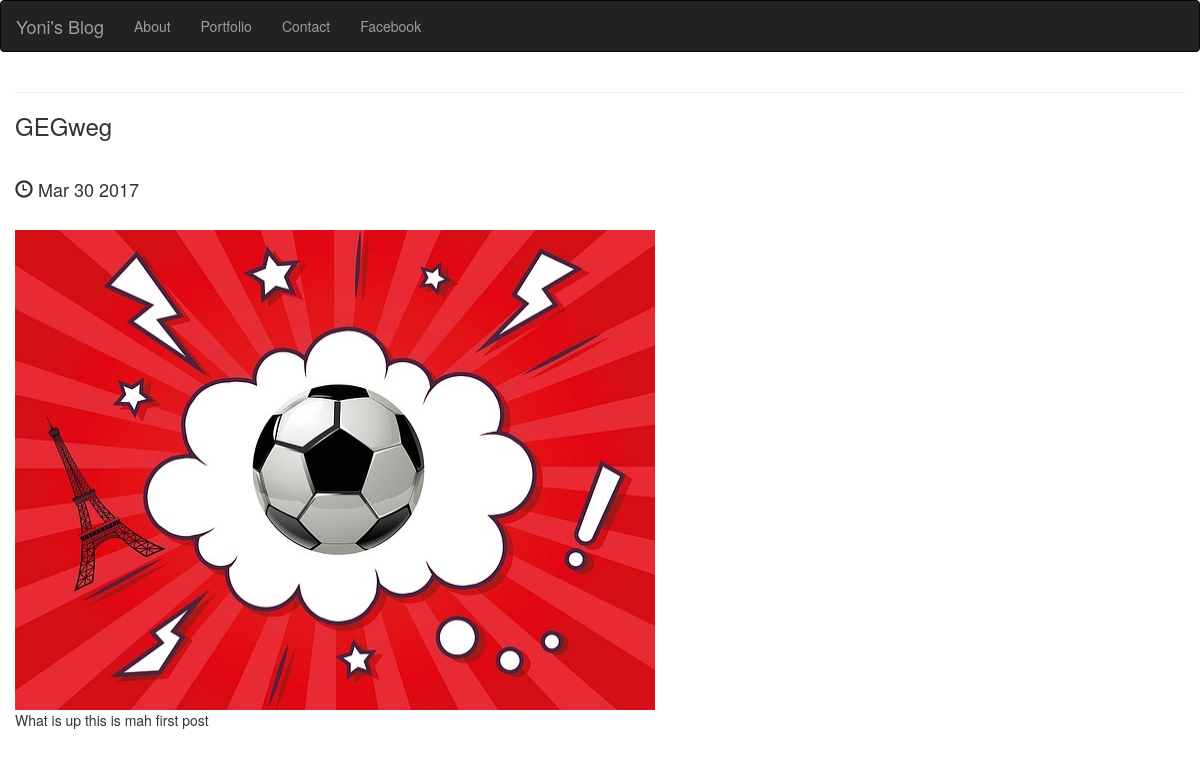
The app's page /posts/1/ with its own data.
### posts/models.py (models this page shows, shortened)
class Post (models.Model):
    title = models.CharField(max_length=250)
    pub_date = models.DateTimeField()
    image = models.ImageField(upload_to = 'media/')
    body = models.TextField()
    def pub_date_pretty(self):
        return self.pub_date.strftime('%b %e %Y')

### posts/views.py (the view)
# urls.py: url(r'^posts/(?P<post_id>[0-9]+)/$', posts.views.post_details, name="post_detail"),
def post_details(request, post_id):
    post = get_object_or_404(Post, pk=post_id)
    return render(request, 'posts/posts_detail.html', {'post':post})

### posts/templates/posts/posts_detail.html (shortened to what this page needs)
<!DOCTYPE html>
<html lang="en">
  <head>
    <link rel="stylesheet" href="https://maxcdn.bootstrapcdn.com/bootstrap/3.3.7/css/bootstrap.min.css">
  </head>
  <body>
    <nav class="navbar navbar-inverse">
      <div class="container-fluid">
        <div class="navbar-header">
          <a class="navbar-brand" href="{% url 'home' %}">Yoni's Blog</a>
        </div>
        <div class="collapse navbar-collapse" id="mynav">
          <ul class="nav navbar-nav">
            <li><a href="{% url 'about' %}">About</a></li>
            <li><a href="http://www.github.com/jonatan-roytgarts">Portfolio</a></li>
            <li><a>Contact</a></li>
            <li><a>Facebook</a></li>
          </ul>
        </div>
    </nav>
    <div class="container-fluid">
      <hr />
      <h3>{{ post.title }}</h3>
      <br />
      <h4><span class="glyphicon glyphicon-time" aria-hidden="true"></span> {{ post.pub_date_pretty }}</h4>
      <br />
      <img src= "{{ post.image.url }}" />
      <br />
      {{ post.body }}
      <br />
      <br />
    </div>
  </body>
</html>

### records on screen
Post: title "GEGweg", pub_date_pretty "Mar 30 2017", image (picture), body "What is up this is mah first post"
